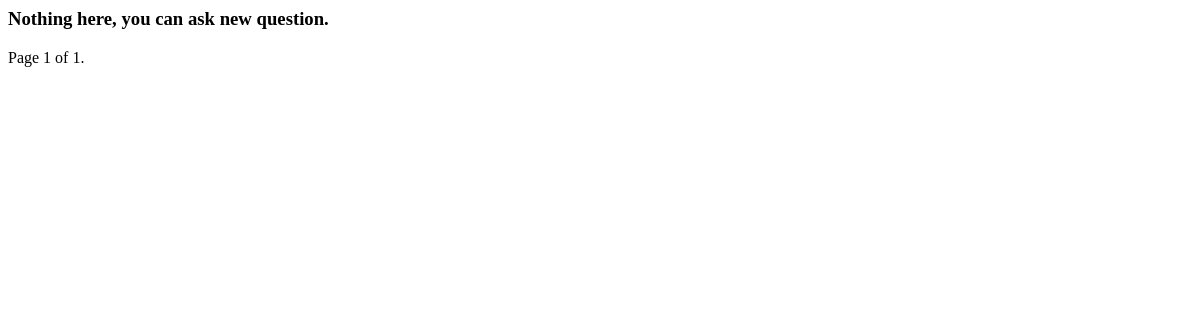
The app's page /cana/prompts/?page=2, older data.
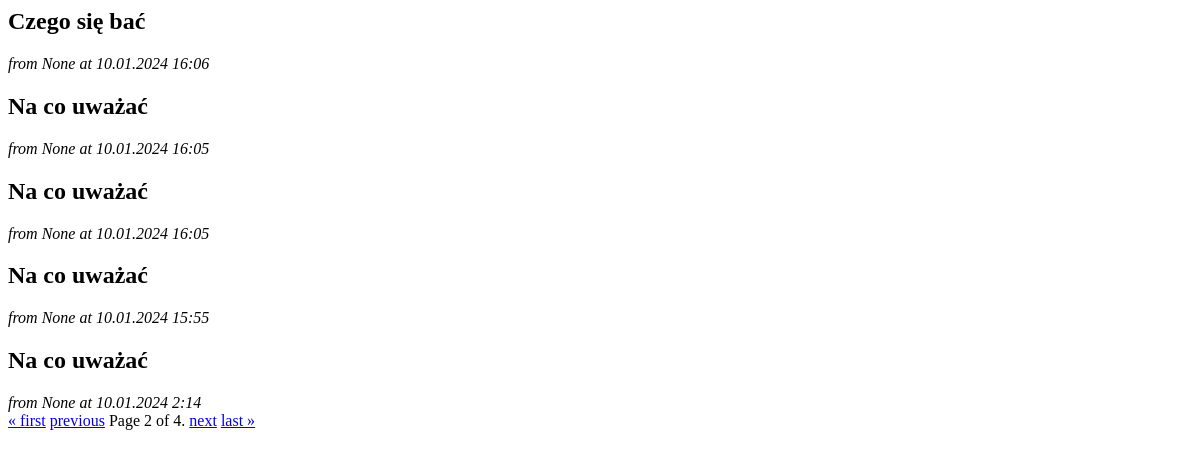
The same page, newer data.
### help/models.py (models this page shows, shortened)
class Prompt(models.Model):
    question = models.CharField(max_length=255)
    date = models.DateTimeField(auto_now_add=True)
    ip = models.GenericIPAddressField(null=True, blank=True)

### help/views.py (the view)
# urls.py: path("cana/prompts/", views.prompts_list, name="prompts_list"),
def prompts_list(request):
    questions_with_answers = Prompt.objects.prefetch_related('answer_set').all().order_by("-date")
    paginator = Paginator(questions_with_answers, 5)
    page_number = request.GET.get("page")
    print(page_number)
    page_obj = paginator.get_page(page_number)
    return render(request, "help/prompts_list.html", {"page_obj": page_obj})

### help/templates/help/prompts_list.html (shortened to what this page needs)
{% if page_obj %}
<div class="list">
{% for prompt in page_obj %}
    <div class="list-item">
        <h2>{{prompt.question}}</h2>
        <i>from {{prompt.ip}} at {{prompt.date|date:"d.m.Y G:i" }}</i>
    </div>
{% endfor %}
</div>
{% else %}
<h3>Nothing here, you can ask new question.</h3>
{% endif %}
<div class="pagination" hx-target="#prompts-list">
    <span class="step-links">
        {% if page_obj.has_previous %}
            <a href="{% url 'help:prompts_list' %}?page=1" hx-get="{% url 'help:prompts_list' %}?page=1">&laquo; first</a>
            <a href="{% url 'help:prompts_list' %}?page={{ page_obj.previous_page_number }}" hx-get="{% url 'help:prompts_list' %}?page={{ page_obj.previous_page_number }}">previous</a>
        {% endif %}
        <span class="current">
            Page {{ page_obj.number }} of {{ page_obj.paginator.num_pages }}.
        </span>
        {% if page_obj.has_next %}
            <a href="{% url 'help:prompts_list' %}?page={{ page_obj.next_page_number }}" hx-get="{% url 'help:prompts_list' %}?page={{ page_obj.next_page_number }}">next</a>
            <a href="{% url 'help:prompts_list' %}?page={{ page_obj.paginator.num_pages }}" hx-get="{% url 'help:prompts_list' %}?page={{ page_obj.paginator.num_pages }}">last &raquo;</a>
        {% endif %}
    </span>
</div>

Row changes from the older to the newer data that the page shows:
added Prompt: question "Czego się bać", ip "None", date "10.01.2024 16:06"
added Prompt: question "Na co uważać", ip "None", date "10.01.2024 16:05"
added Prompt: question "Na co uważać", ip "None", date "10.01.2024 16:05"
added Prompt: question "Na co uważać", ip "None", date "10.01.2024 15:55"
added Prompt: question "Na co uważać", ip "None", date "10.01.2024 2:14"
Text that changed along with them:
{{ page_obj.number }}: "1" → "2"
{{ page_obj.paginator.num_pages }}: "1" → "4"
text no longer shown: "Nothing here, you can ask new question."
text now shown: "« first previous next last »"
